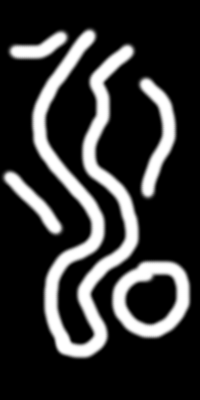
#> input picture shopabas/coridor.png, 200 x 400 px
$ python -i tools.py   (imports and definitions only)   (Python 2 division)   (older library calls are emulated)
#> lines starting #> are read from the running program, lines starting #| are printed output that depends on the picture
__author__ = 'Ryba'
import numpy as np
import matplotlib.pyplot as plt
import skimage.exposure as skexp
from skimage.segmentation import mark_boundaries
import os
import glob
import dicom
import cv2
# from skimage import measure
import skimage.measure as skimea
import skimage.morphology as skimor
import skimage.filters as skifil
import skimage.restoration as skires
import skimage.segmentation as skiseg
import scipy.stats as scista

#----------------------------------------------------------------------------------------------------------------------
#----------------------------------------------------------------------------------------------------------------------
# [448 lines left out: functions get_seeds, seeds2superpixels, intensity_range2superpixels, show_slice, change_slice_index, read_data and 14 more, not called in this run]


def slics_3D(im, pseudo_3D=True, n_segments=100, compactness=10, get_slicewise=False):
    if im.ndim != 3:
        raise Exception('3D image is needed.')

    if not pseudo_3D:
        # need to convert to RGB image
        im_rgb = np.zeros((im.shape[0], im.shape[1], im.shape[2], 3))
        im_rgb[:, :, :, 0] = im
        im_rgb[:, :, :, 1] = im
        im_rgb[:, :, :, 2] = im

        suppxls = skiseg.slic(im_rgb, n_segments=n_segments, compactness=compactness, spacing=(1, 1, 1), sigma=0)

    else:
        suppxls = np.zeros(im.shape)
        if get_slicewise:
            suppxls_slicewise = np.zeros(im.shape)
        offset = 0
        for i in range(im.shape[0]):
            suppxl = skiseg.slic(cv2.cvtColor(im[i, :, :], cv2.COLOR_GRAY2RGB), n_segments=n_segments)
            suppxls[i, :, :] = suppxl + offset
            if get_slicewise:
                suppxls_slicewise[i, :, :] = suppxl
            offset = suppxls.max() + 1

    if get_slicewise:
        return suppxls, suppxls_slicewise
    else:
        return suppxls


# [79 lines left out: functions get_superpxl_intensities, suppxl_ints2im, remove_empty_suppxls, relabel, not called in this run]

>>> import cv2
>>> picture = cv2.imread('shopabas/coridor.png')
#> picture is the input picture: shape (400, 200, 3); min 0, max 255, mean 51.6
>>> result = slics_3D(picture)
#> the loop in slics_3D, `for i in range(im.shape[0]):` made 400 passes
#> offset on passes 1 to 3: 101, 202, 303
#> after the loop in slics_3D, `for i in range(im.shape[0]):`:
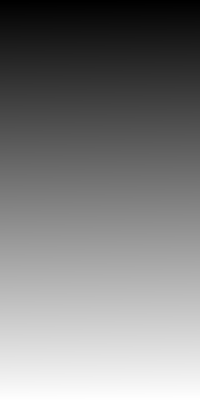
#> suppxls: shape (400, 200, 3) float64; min 1, max 40397, mean 20197.6; drawn with min black and max white
